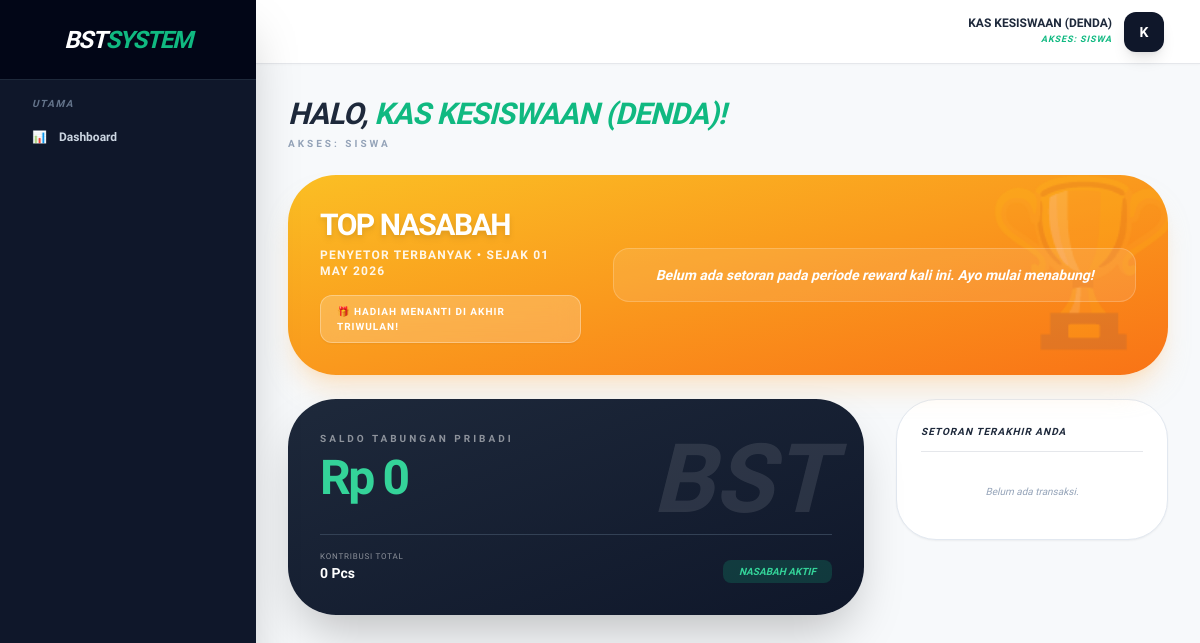
/public/dashboard (signed in), run on an earlier commit of the app's database.
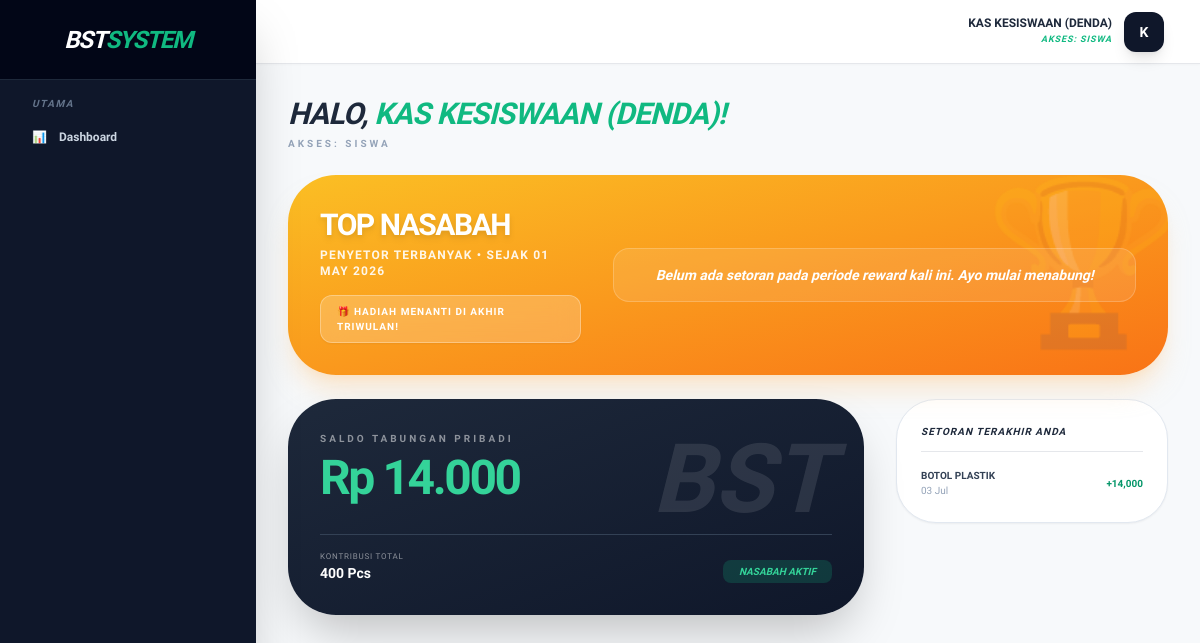
And on a later commit of the database.
### tables this page shows
CREATE TABLE `setoran` (
  `id` int(11) NOT NULL AUTO_INCREMENT,
  `user_id` int(11) NOT NULL,
  `kategori_id` int(11) NOT NULL,
  `berat` decimal(10,2) NOT NULL,
  `total_harga` decimal(15,2) NOT NULL,
  `total_pengepul` decimal(15,2) NOT NULL,
  `honor_walas_rp` double DEFAULT 0,
  `walikelas_id` int(11) DEFAULT NULL,
  `status` enum('pending','valid') DEFAULT 'pending',
  `created_at` timestamp NOT NULL DEFAULT current_timestamp(),
  `is_sold` tinyint(1) DEFAULT 0,
  PRIMARY KEY (`id`)
);

CREATE TABLE `kategori_sampah` (
  `id` int(11) NOT NULL AUTO_INCREMENT,
  `nama_sampah` varchar(100) NOT NULL,
  `harga_dasar` decimal(15,2) NOT NULL DEFAULT 0.00,
  `harga_guru` decimal(10,2) DEFAULT 0.00,
  `harga_pengepul` decimal(15,2) NOT NULL DEFAULT 0.00,
  `satuan` varchar(20) DEFAULT 'Pcs',
  `konversi_kg` int(11) NOT NULL DEFAULT 1,
  PRIMARY KEY (`id`)
);

### app/Controllers/DashboardController.php (called while the page is built, shortened)
<?php
require_once __DIR__ . '/../Core/Database.php';
class DashboardController {
    private $db;
    public function __construct() {
        $this->db = Database::getInstance()->getConnection();
    }
    public function index() {
        $role = $_SESSION['role'];
        $user_id = $_SESSION['user_id'];
        $data = [];
        if ($role === 'admin' || $role === 'staff') {
            $data['stok_gudang'] = $this->db->query("SELECT SUM(berat) FROM setoran WHERE status = 'valid' AND is_sold = 0")->fetchColumn() ?? 0;
            $data['total_tabungan'] = $this->db->query("SELECT SUM(total_harga) FROM setoran WHERE status = 'valid'")->fetchColumn() ?? 0;
            $data['kas_masuk'] = $this->db->query("SELECT SUM(total_pendapatan) FROM penjualan")->fetchColumn() ?? 0;
            $data['keuntungan_bersih'] = $this->db->query("
                SELECT IFNULL((SELECT SUM(total_pendapatan) FROM penjualan), 0) -
                IFNULL((SELECT SUM(total_harga) FROM setoran WHERE is_sold = 1 AND status = 'valid' AND kategori_id NOT IN (SELECT id FROM kategori_sampah WHERE nama_sampah = '🌟 REWARD PRESTASI')), 0)
            ")->fetchColumn() ?? 0;
            $data['jml_siswa'] = $this->db->query("SELECT COUNT(*) FROM users WHERE role = 'siswa' AND is_active = 1 AND nama NOT LIKE '%KESISWAAN%'")->fetchColumn() ?? 0;
            $data['jml_guru'] = $this->db->query("SELECT COUNT(*) FROM users WHERE role = 'guru' AND is_active = 1")->fetchColumn() ?? 0;
            $chart_labels = []; $chart_setoran = []; $chart_penjualan = [];
            for ($i = 5; $i >= 0; $i--) {
                $m = date('Y-m', strtotime("-$i months"));
                $chart_labels[] = date('M Y', strtotime("-$i months"));
                $chart_setoran[$m] = 0; $chart_penjualan[$m] = 0;
            }
            $start_date = date('Y-m-01', strtotime('-5 months'));
            $stmtSetoran = $this->db->prepare("SELECT DATE_FORMAT(created_at, '%Y-%m') as bln, SUM(berat) as total FROM setoran WHERE status = 'valid' AND created_at >= ? GROUP BY bln");
            $stmtSetoran->execute([$start_date]);
            foreach ($stmtSetoran->fetchAll() as $row) { if (isset($chart_setoran[$row['bln']])) $chart_setoran[$row['bln']] = (float)$row['total']; }
            $stmtPenjualan = $this->db->prepare("SELECT DATE_FORMAT(tanggal_jual, '%Y-%m') as bln, SUM(total_pendapatan) as total FROM penjualan WHERE tanggal_jual >= ? GROUP BY bln");
            $stmtPenjualan->execute([$start_date]);
            foreach ($stmtPenjualan->fetchAll() as $row) { if (isset($chart_penjualan[$row['bln']])) $chart_penjualan[$row['bln']] = (float)$row['total']; }
            $data['chart'] = [
                'labels' => json_encode(array_values($chart_labels)),
                'setoran' => json_encode(array_values($chart_setoran)),
                'penjualan' => json_encode(array_values($chart_penjualan))
            ];
        }
        else {
            $data['riwayat_pribadi'] = $this->db->query("SELECT s.*, k.nama_sampah FROM setoran s JOIN kategori_sampah k ON s.kategori_id = k.id WHERE s.user_id = $user_id ORDER BY s.created_at DESC LIMIT 5")->fetchAll();
        }
        require_once __DIR__ . '/../../views/layouts/admin.php';
    }
}

### app/Core/Database.php (called while the page is built, shortened)
<?php
class Database {
    private static $instance = null;
    private $conn;
    private function __construct() {
        try {
            $dsn = "mysql:host=" . DB_HOST . ";dbname=" . DB_NAME . ";charset=utf8mb4";
            $options = [
                PDO::ATTR_ERRMODE => PDO::ERRMODE_EXCEPTION,
                PDO::ATTR_DEFAULT_FETCH_MODE => PDO::FETCH_ASSOC,
                PDO::ATTR_EMULATE_PREPARES => false,
            ];
            $this->conn = new PDO($dsn, DB_USER, DB_PASS, $options);
        } catch (PDOException $e) {
            die("Koneksi Database Gagal: " . $e->getMessage());
        }
    }
    public static function getInstance() {
        if (self::$instance === null) {
            self::$instance = new self();
        }
        return self::$instance;
    }
    public function getConnection() {
        return $this->conn;
    }
}

### views/admin/dashboard.php (the view, shortened to what the changed rows need)
<?php
$role = $_SESSION['role'] ?? '';
?>
<div class="max-w-7xl mx-auto space-y-6 pb-10">
    <div class="flex flex-col md:flex-row md:items-center md:justify-between gap-4">
        <div>
            <h2 class="text-3xl font-black text-slate-800 tracking-tight italic uppercase">
                <?php if($role === 'admin' || $role === 'staff'): ?>
                    BST<span class="text-emerald-500">DASHBOARD</span>
                <?php else: ?>
                    HALO, <span class="text-emerald-500"><?= htmlspecialchars($_SESSION['nama']) ?>!</span>
                <?php endif; ?>
            </h2>
        </div>
    </div>
    <?php
    if($role === 'admin' || $role === 'staff'):
    ?>
        <?php if($role === 'admin'): ?>
        <div class="grid grid-cols-1 md:grid-cols-4 gap-4 mt-6">
            <div class="bg-slate-900 p-6 rounded-3xl text-white shadow-xl">
                <p class="text-[9px] font-bold text-slate-500 uppercase tracking-widest mb-1">Total Kas Masuk</p>
                <h3 class="text-2xl font-black text-emerald-400">Rp<?= number_format($kas_masuk ?? 0, 0, ',', '.') ?></h3>
            </div>
            <div class="bg-white p-6 rounded-3xl border border-slate-200 shadow-sm">
                <p class="text-[9px] font-bold text-slate-400 uppercase tracking-widest mb-1">Total Tabungan</p>
                <h3 class="text-2xl font-black text-slate-800">Rp<?= number_format($total_tabungan ?? 0, 0, ',', '.') ?></h3>
            </div>
            <div class="bg-white p-6 rounded-3xl border border-slate-200 shadow-sm relative overflow-hidden">
                <div class="absolute -right-4 -bottom-4 opacity-5 text-8xl">📦</div>
                <div class="relative z-10">
                    <p class="text-[9px] font-bold text-slate-400 uppercase tracking-widest mb-1">Stok Gudang (Siap Jual)</p>
                    <h3 class="text-2xl font-black text-slate-800"><?= number_format($stok_gudang ?? 0, 0, ',', '.') ?> <span class="text-xs font-normal">Pcs</span></h3>
                </div>
            </div>
            <div class="bg-emerald-50 p-6 rounded-3xl border border-emerald-100 shadow-sm">
                <p class="text-[9px] font-bold text-emerald-700 uppercase tracking-widest mb-1">Keuntungan Bersih</p>
                <h3 class="text-2xl font-black text-emerald-800">Rp<?= number_format($keuntungan_bersih ?? 0, 0, ',', '.') ?></h3>
            </div>
        </div>
        <?php endif; ?>
        <div class="grid grid-cols-1 lg:grid-cols-3 gap-6 mt-6">
            <div class="lg:col-span-2 bg-white border border-slate-200 rounded-[3rem] p-8 shadow-sm">
                <div class="flex justify-between items-center mb-8">
                    <h4 class="text-xs font-black text-slate-800 uppercase tracking-widest">Anggota Aktif</h4>
                </div>
                <div class="grid grid-cols-2 gap-6">
                    <div class="p-6 bg-slate-50 rounded-[2rem] border border-slate-100">
                        <span class="block text-4xl font-black text-slate-800 mb-2"><?= $jml_siswa ?? 0 ?></span>
                        <span class="text-[10px] font-bold text-slate-400 uppercase tracking-widest">Siswa Terdaftar</span>
                    </div>
                    <div class="p-6 bg-slate-50 rounded-[2rem] border border-slate-100">
                        <span class="block text-4xl font-black text-slate-800 mb-2"><?= $jml_guru ?? 0 ?></span>
                        <span class="text-[10px] font-bold text-slate-400 uppercase tracking-widest">Guru & Staf</span>
                    </div>
                </div>
            </div>
            <div class="space-y-6">
                <div class="p-8 bg-emerald-600 rounded-[3rem] shadow-lg shadow-emerald-200 text-white group h-[48%] flex flex-col justify-center">
                    <h4 class="font-black text-base mb-1 italic">Input Setoran?</h4>
                    <p class="text-[10px] font-medium opacity-80 mb-6">Catat tabungan siswa per kelas.</p>
                    <a href="<?= BASE_URL ?>/setoran/siswa_kelas" class="flex items-center justify-center py-3 bg-white text-emerald-600 rounded-2xl text-[10px] font-black uppercase tracking-widest transition-transform group-hover:scale-105">Mulai Timbang</a>
                </div>
                <?php if($role === 'admin'): ?>
                <div class="p-8 bg-slate-800 rounded-[3rem] shadow-lg text-white group h-[48%] flex flex-col justify-center">
                    <h4 class="font-black text-base mb-1 italic">Proses Penjualan?</h4>
                    <p class="text-[10px] font-medium opacity-80 mb-6">Konversi stok ke pengepul.</p>
                    <a href="<?= BASE_URL ?>/penjualan" class="flex items-center justify-center py-3 bg-slate-700 text-white rounded-2xl text-[10px] font-black uppercase tracking-widest transition-transform group-hover:scale-105">Jual Sekarang</a>
                </div>
                <?php endif; ?>
            </div>
        </div>
    <?php
    else:
    ?>
        <div class="grid grid-cols-1 lg:grid-cols-12 gap-8 mt-6">
            <div class="lg:col-span-8 space-y-8">
                <div class="bg-gradient-to-br from-slate-800 to-slate-900 p-8 rounded-[3rem] text-white shadow-2xl relative overflow-hidden">
                    <div class="absolute top-0 right-0 p-8 opacity-10 text-8xl italic font-black">BST</div>
                    <div class="relative z-10">
                        <p class="text-[10px] font-black uppercase tracking-[0.3em] opacity-50 mb-2">Saldo Tabungan Pribadi</p>
                        <h3 class="text-5xl font-black mb-6 tracking-tighter text-emerald-400">Rp <?= number_format($saldo_pribadi ?? 0, 0, ',', '.') ?></h3>
                        <div class="flex justify-between items-end border-t border-slate-700 pt-4 mt-8">
                            <div><p class="text-[8px] uppercase tracking-widest opacity-50">Kontribusi Total</p><p class="text-sm font-bold"><?= number_format($total_pcs ?? 0, 0, ',', '.') ?> Pcs</p></div>
                            <div class="text-right px-4 py-1 bg-emerald-500/20 rounded-lg"><p class="text-[10px] font-black text-emerald-400 italic">NASABAH AKTIF</p></div>
                        </div>
                    </div>
                </div>
            </div>
            <div class="lg:col-span-4 space-y-8">
                <div class="bg-white p-6 rounded-[2.5rem] border border-slate-200 shadow-sm">
                    <h3 class="font-black text-slate-800 text-[10px] uppercase tracking-widest border-b pb-3 mb-4 italic">Setoran Terakhir Anda</h3>
                    <div class="space-y-3">
                        <?php if(empty($riwayat_pribadi)): ?>
                            <p class="text-[10px] text-center italic text-slate-400 py-4">Belum ada transaksi.</p>
                        <?php else: ?>
                            <?php foreach($riwayat_pribadi as $r): ?>
                            <div class="flex justify-between items-center text-[10px]">
                                <div>
                                    <p class="font-black text-slate-700 uppercase"><?= htmlspecialchars($r['nama_sampah']) ?></p>
                                    <p class="text-slate-400"><?= date('d M', strtotime($r['created_at'])) ?></p>
                                </div>
                                <p class="font-black text-emerald-600">+<?= number_format($r['total_harga'], 0) ?></p>
                            </div>
                            <?php endforeach; ?>
                        <?php endif; ?>
                    </div>
                </div>
            </div>
        </div>
    <?php endif; ?>
</div>

What changed in the data, as far as the page shows it:
added setoran: kategori_sampah.nama_sampah "BOTOL PLASTIK", created_at "03 Jul", total_harga "14,000"
Also different on the page:
$saldo_pribadi: "0" → "14.000"
$total_pcs: "0" → "400"
text no longer shown: "Belum ada transaksi."
